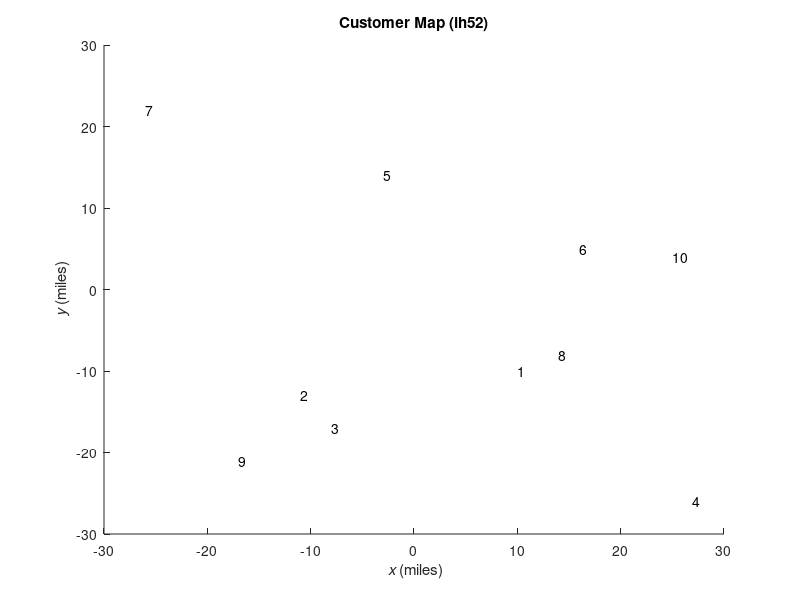
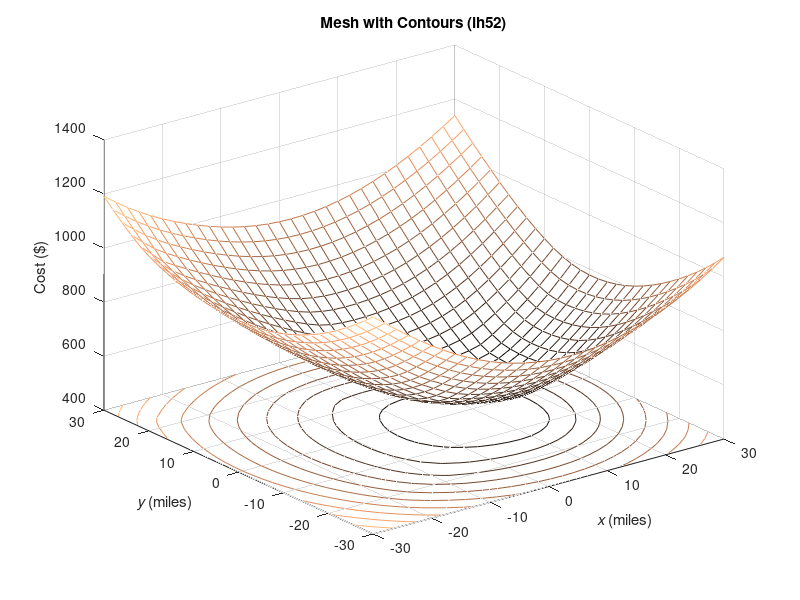
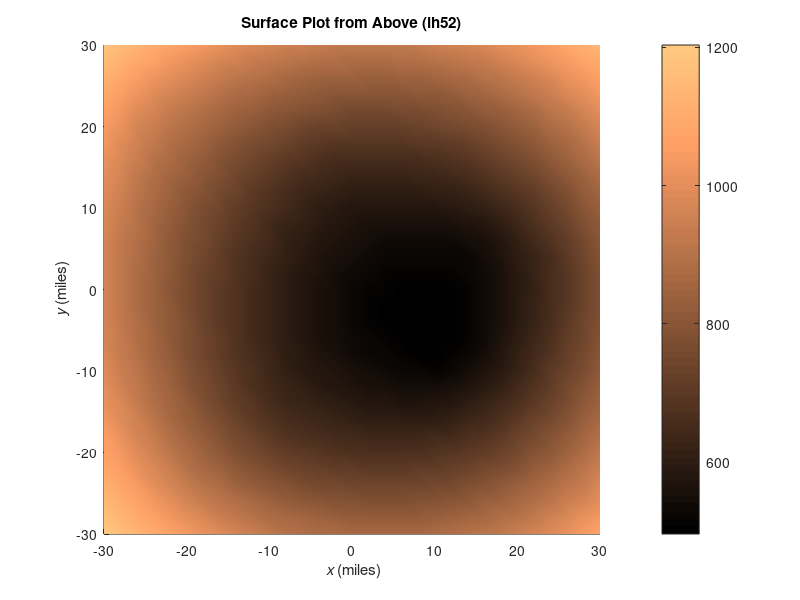
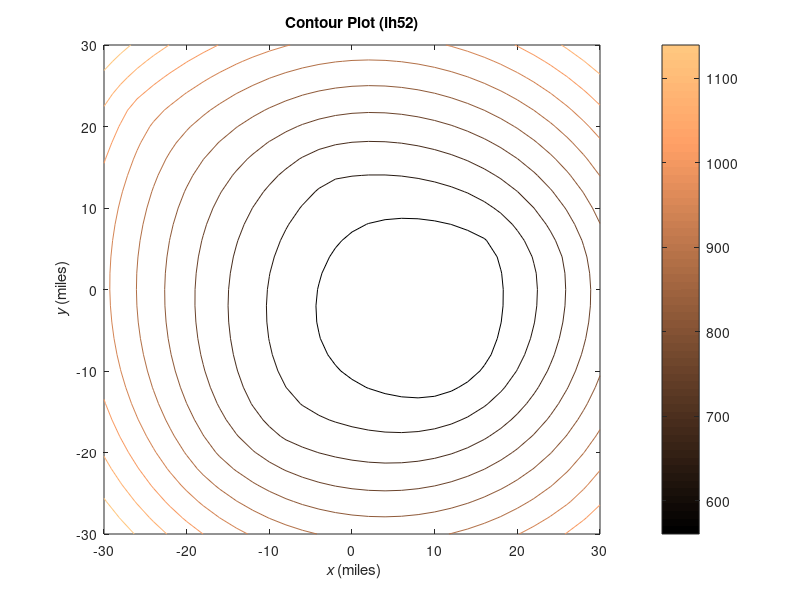

MATLAB code for these plots, in order:
 % I have adhered to all the tenets of the 
 % Duke Community Standard in creating this code.
 % Signed: [ih52]
clear; format short e
Data = load('DataTable.dat');
Xloc = Data(:,2);
Yloc = Data(:,3);
Volume = Data(:,4);
Elements = numel(Xloc);
figure(1);clf
xlim([-30 30])
ylim([-30 30])
xlabel('{\it x} (miles)')
ylabel('{\it y} (miles)')
title('Customer Map (ih52)')
for k = 1:Elements
    text(Xloc(k),Yloc(k),num2str(k))
end
print -depsc CustomerMap428
%% Graph 2
figure(2);clf
[X,Y] = meshgrid(-30:2:30);
TotalCost = zeros(31);
for k = 1:Elements
    if k == 1
        Distance = sqrt((X-Xloc(k)).^2+(Y-Yloc(k)).^2);
        Cost = 0.5.*Distance.*Volume(k);
        TotalCost = Cost;
    else
        Distance = sqrt((X-Xloc(k)).^2+(Y-Yloc(k)).^2);
        Cost = 0.5.*Distance.*Volume(k);
        TotalCost = Cost + TotalCost;
    end
end
meshc(X,Y,TotalCost)
xlabel('{\it x} (miles)')
ylabel('{\it y} (miles)')
zlabel('Cost ($)')
title('Mesh with Contours (ih52)')
MinCost = min(TotalCost(:))
MinCostLoc = find(MinCost == TotalCost);
MinCostXLoc = -30 + 2*floor(MinCostLoc./31)
MinCostYLoc = -30 + 2*mod(MinCostLoc,31)
colormap copper
print -depsc MeshContours428
%% Graph 3
figure(3); clf
surf(X,Y,TotalCost)
shading interp
colormap copper
view(2)
colorbar
xlabel('{\it x} (miles)')
ylabel('{\it y} (miles)')
title('Surface Plot from Above (ih52)')
print -depsc SurfacePlot428
%% Graph 4
figure(4); clf
contour(X,Y,TotalCost,10)
colormap copper
colorbar
xlabel('{\it x} (miles)')
ylabel('{\it y} (miles)')
title('Contour Plot (ih52)')
print -depsc ContourPlot428
